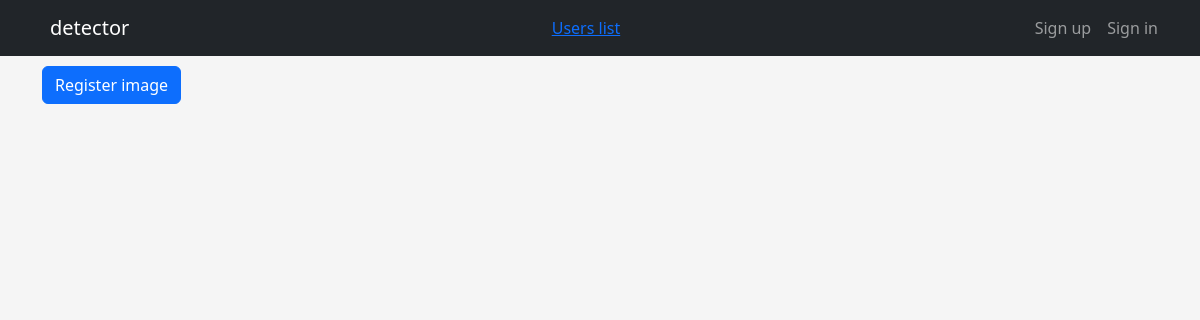
Before: / with the older database file.
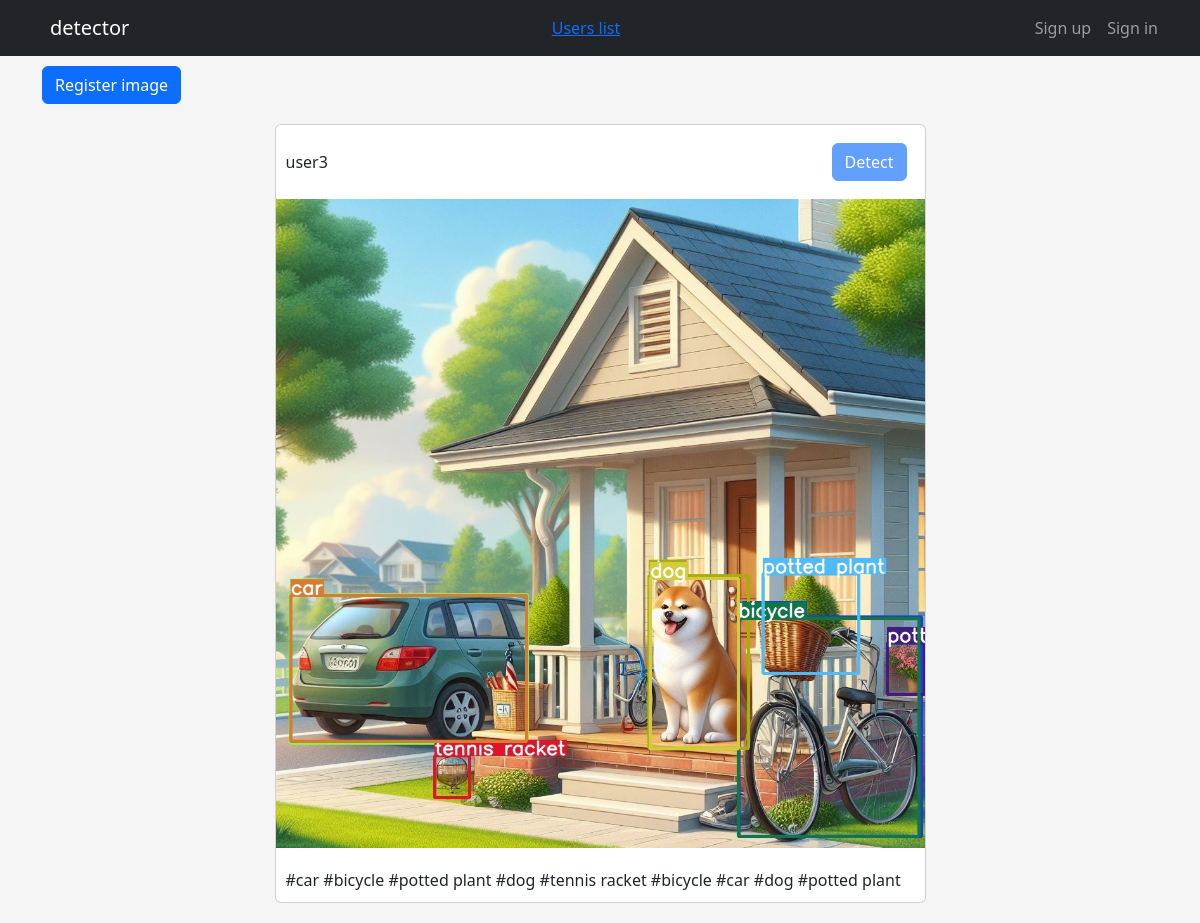
After: the same page with the newer database file.
### apps/crud/models.py (models this page shows, shortened)
class User(db.Model, UserMixin):
    __tablename__ = "users"
    id = db.Column(db.Integer, primary_key=True)
    username = db.Column(db.String, index=True)
    email = db.Column(db.String, unique=True, index=True)
    password_hash = db.Column(db.String)
    created_at = db.Column(db.DateTime, default=datetime.now)
    updated_at = db.Column(db.DateTime, default=datetime.now, onupdate=datetime.now)
    @property
    def password(self):
        raise AttributeError("Unreadable")

### apps/detector/models.py (models this page shows)
class UserImage(db.Model):
    __tablename__ = "user_images"
    id = db.Column(db.Integer, primary_key=True)
    user_id = db.Column(db.String, db.ForeignKey("users.id"))
    image_path = db.Column(db.String)
    is_detected = db.Column(db.Boolean, default=False)
    created_at = db.Column(db.DateTime, default=datetime.now)
    updated_at = db.Column(
        db.DateTime,
        default=datetime.now,
        onupdate=datetime.now,
    )

class UserImageTag(db.Model):
    __tablename__ = "user_image_tags"
    id = db.Column(db.Integer, primary_key=True)
    user_image_id = db.Column(db.String, db.ForeignKey("user_images.id"))
    tag_name = db.Column(db.String)
    created_at = db.Column(db.DateTime, default=datetime.now)
    updated_at = db.Column(
        db.DateTime,
        default=datetime.now,
        onupdate=datetime.now,
    )

### apps/detector/views.py (the view)
@dt.route("/")
def index():
    user_images = (
        db.session.query(User, UserImage)
        .join(UserImage)
        .filter(User.id == UserImage.user_id)
        .all()
    )
    user_image_tag_dict = {}
    for user_image in user_images:
        user_image_tags = (
            db.session.query(UserImageTag)
            .filter(UserImageTag.user_image_id == user_image.UserImage.id)
            .all()
        )
        user_image_tag_dict[user_image.UserImage.id] = user_image_tags
    detector_form = DetectorForm()
    return render_template(
        "detector/index.html",
        user_images=user_images,
        user_image_tag_dict=user_image_tag_dict,
        detector_form=detector_form,
    )

### apps/detector/forms.py
class DetectorForm(FlaskForm):
    submit = SubmitField("Detect")

### apps/detector/templates/detector/index.html (shortened to what this page needs)
{% extends "detector/base.html" %} {% block content %}
<div class="col-md-10 text-right dt-image-register-btn">
  <a href="{{ url_for('detector.upload_image') }}" class="btn btn-primary"
    >Register image</a
  >
</div>
{% for user_image in user_images %}
<div class="card col-md-7 dt-image-content">
  <header class="d-flex justify-content-between">
    <div class="dt-image-username">{{ user_image.User.username }}</div>
    <div class="d-flex flex-row-reverse">
      <div class="p-2">
        <form
          action="{{ url_for('detector.detect', image_id=user_image.UserImage.id) }}"
          method="POST"
        >
          {{ detector_form.csrf_token }} {% if current_user.id ==
          user_image.User.id and user_image.UserImage.is_detected == False %}
          {{detector_form.submit(class="btn btn-primary")}} {% else %} {{
          detector_form.submit(class="btn btn-primary",disabled="disabled")}} {%
          endif %}
        </form>
      </div>
    </div>
  </header>
  <section>
    <img
      src="{{ url_for('detector.image_file', filename=user_image.UserImage.image_path) }}"
      alt="Upload image"
    />
  </section>
  <footer>
    {% for tag in user_image_tag_dict[user_image.UserImage.id] %}
    #{{tag.tag_name }} {% endfor %}
  </footer>
</div>
{% endfor %} {% endblock %}

### apps/detector/templates/detector/base.html (shortened to what this page needs)
<!DOCTYPE html>
<html lang="en">
  <head>
    <link
      rel="stylesheet"
      href="{{ url_for('static', filename='css/bootstrap.min.css') }}"
    />
    <link
      rel="stylesheet"
      href="{{ url_for('static', filename='css/style.css') }}"
    />
  </head>
  <body>
    <nav class="navbar navbar-expand-lg navbar-dark bg-dark">
      <div class="container">
        <a class="navbar-brand" href="{{ url_for('detector.index') }}"
          >detector</a
        >
        <a href="{{url_for('crud.users')}}">Users list</a>
        <ul class="navbar-nav">
          {% if current_user.is_authenticated %}
          <li class="nav-item">
            <span class="nav-link">{{ current_user.username }}</span>
          </li>
          <li class="nav-item">
            <a href="{{ url_for('auth.logout') }}" class="nav-link">Logout</a>
          </li>
          {% else %}
          <li class="nav-item">
            <a class="nav-link" href="{{ url_for('auth.signup') }}">Sign up</a>
          </li>
          <li class="nav-item">
            <a class="nav-link" href="{{ url_for('auth.login') }}">Sign in</a>
          </li>
          {% endif %}
        </ul>
      </div>
    </nav>
    <section class="container">{% block content %}{% endblock %}</section>
  </body>
</html>

### apps/static/css/style.css (style rules this page uses)
body { background-color: #f5f5f5; }
.dt-image-content { margin: 20px auto; padding: 0; }
.dt-image-username { padding-top: 15px; }
.dt-image-register-btn { padding: 10px 47px 0 0; }
.dt-image-content header { padding: 10px 10px 0 10px; }
.dt-image-content section { padding: 10px 0; margin: auto; }
.dt-image-content footer { padding: 10px; }
.dt-image-content section img { width: 100%; }

Changed rows visible on the page:
now on this page (row edited): User: User.username "user3", image_path (picture)
added UserImageTag: tag_name "car"
added UserImageTag: tag_name "bicycle"
added UserImageTag: tag_name "potted plant"
added UserImageTag: tag_name "dog"
added UserImageTag: tag_name "tennis racket"
added UserImageTag: tag_name "bicycle"
added UserImageTag: tag_name "car"
added UserImageTag: tag_name "dog"
added UserImageTag: tag_name "potted plant"
